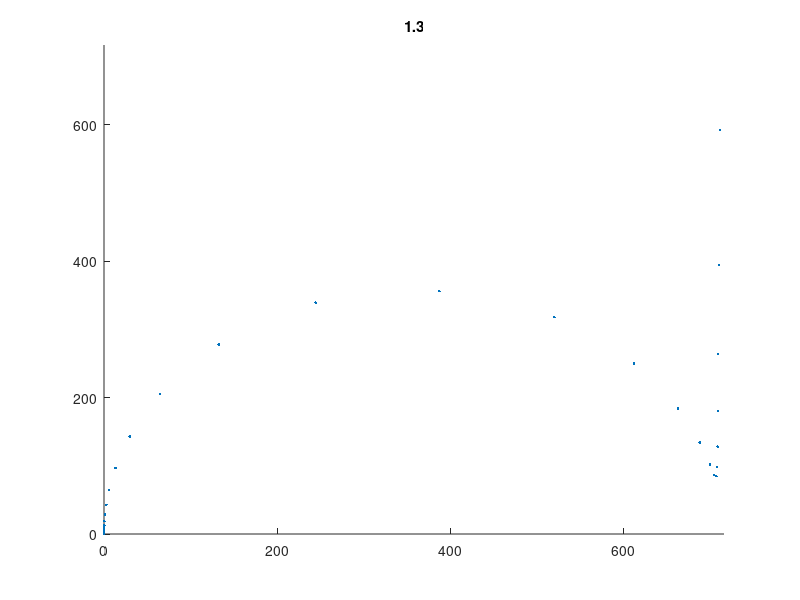

The MATLAB source for this figure:
clear all; clf;
w = logspace(-1,16.8,100); %gamry max is 1MH, but there is some fudge factor so 10^6.8 in matlab is about the same
Ai = .914; ti = .077;
Cinti = 4.07e-11; Cgbi = 1.17e-8;
Rinti = 793.5; Rgbi = 1.43e5;

cint = Cinti/(Ai/ti); cgb = Cgbi/(Ai/ti);
rint = Rinti*(Ai/ti); rgb = Rgbi*(Ai/ti);

d = [1.3 1.0 0.7 0.4 0.1]; A = 3.14159.*d.^2/4;
t = [0.1 0.2 0.3 0.4 0.5];
fig = ['1.3' '1.0' '0.7' '0.4' '0.1'];
for i = 1%:length(t)
    for j = 1%:length(A)
        R0 = 00;
        R1 = rint*t(i)/A(j);
        R2 = rgb*t(i)/A(j);
        
        C1 = cint*A(j)/t(i);
        C2 = cgb*A(j)/t(i);
        
        ZA = 1./(1/R1+1i.*w*C1);
        ZB = 1./(1/R2+1i.*w*C2);
        
        Z_RRC = R0 + ZA + ZB;
        Z_RRCreal = real(Z_RRC);
        Z_RRCimg = imag(Z_RRC);
        
        figure(j)
        hold on
        plot(Z_RRCreal,-Z_RRCimg,'.')
        axis([0 R0+R1+R1/100 0 R0+R1+R1/100])
        title(d(j));
    end
end